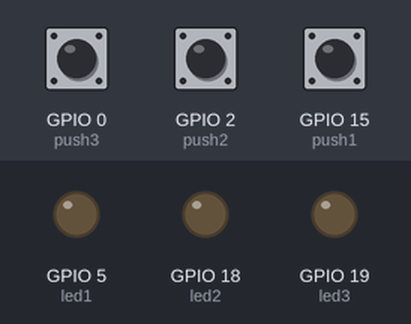
Bench run of a sketch on a simulated ESP8266 (NodeMCU). Parts: output pins drawn as LEDs (lit = HIGH). Dashed ring = blinking. The test bench sets the inputs (shaded band); at power-on: GPIO 0 (push3) HIGH, GPIO 2 (push2) HIGH, GPIO 15 (push1) HIGH. WiFi joins after 1.5 s; servers stay silent unless stated; uploads are accepted with an empty reply; what the sketch prints to the serial monitor is not drawn.

Above: at 4.7 s.
4.8 s: GPIO 0 (push3) pulled LOW for 3.2 s
At 4.9 s:
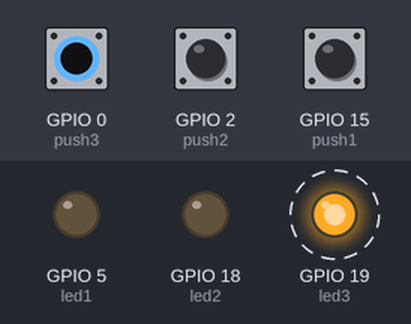
9.5 s: GPIO 2 (push2) pulled LOW for 0.15 s
At 9.6 s:
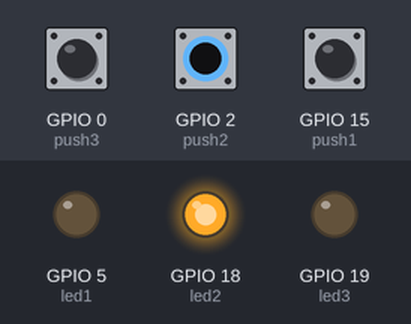
11.2 s: GPIO 15 (push1) pulled LOW for 0.15 s
At 11.3 s:
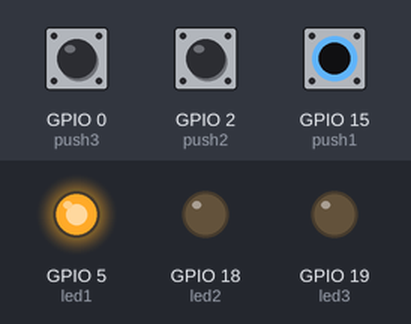
12.9 s: GPIO 15 (push1) pulled LOW for 3.2 s
At 15.9 s:
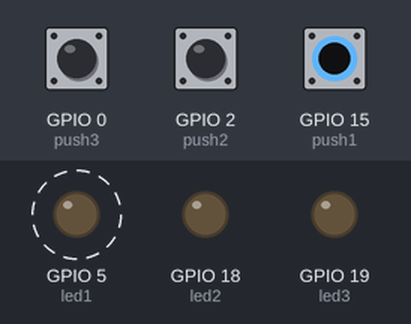
17.6 s: GPIO 2 (push2) pulled LOW for 3.2 s
At 20.6 s:
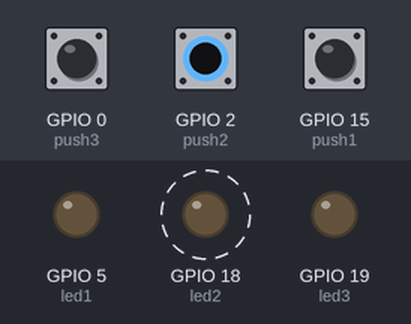
Timing chart, 0 to 22.1 s (numbered marks = the images above; inputs shaded):
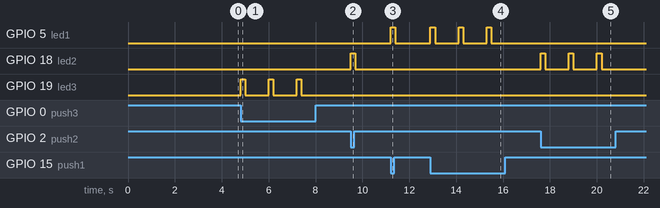

Measured:
- after the input at 4.8 s, GPIO 19 (led3): alternates HIGH for 0.20 s and LOW for 1.0 s, 6 changes in all, then stays LOW, starting at once
- after the input at 9.5 s, GPIO 18 (led2): LOW → HIGH at once, → LOW 0.20 s later
- after the input at 11.2 s, GPIO 5 (led1): LOW → HIGH at once, → LOW 0.20 s later
- after the input at 12.9 s, GPIO 5 (led1): alternates HIGH for 0.20 s and LOW for 1.0 s, 6 changes in all, then stays LOW, starting at once
- after the input at 17.6 s, GPIO 18 (led2): alternates HIGH for 0.20 s and LOW for 1.0 s, 6 changes in all, then stays LOW, starting at once

The sketch:

orakomkuiz.ino
```cpp
#ifdef ESP32
  #include <WiFi.h>
  #include <HTTPClient.h>
#else
  #include <ESP8266WiFi.h>
  #include <ESP8266HTTPClient.h>
  #include <WiFiClient.h>
#endif
#define push1 15
#define push2 2
#define push3 0
#define led1  5
#define led2  18
#define led3  19

const char *ssid = "HEHE";  //Nama Wifi
const char *password = "11223344"; // pass wifi

bool presed = 0;

int data1;
int data2;
int data3;


void setup() {
    // Setup esp32s
    delay(1000);
    Serial.begin(115200);
    WiFi.mode(WIFI_OFF);
    delay(1000);
    WiFi.mode(WIFI_STA);

    WiFi.begin(ssid, password);
    Serial.println("");

    Serial.print("Connecting");
    // Wait for connection
    while (WiFi.status() != WL_CONNECTED) {
      delay(500);
      Serial.print(".");
    }

    Serial.println("");
    Serial.print("Connected to ");
    Serial.println(ssid);
    Serial.print("IP address: ");
    Serial.println(WiFi.localIP());  //IP address assigned to your ESP

    pinMode(push1, INPUT_PULLUP);
    pinMode(push2, INPUT_PULLUP);
    pinMode(push3, INPUT_PULLUP);
    pinMode(led1, OUTPUT);
    pinMode(led2, OUTPUT);
    pinMode(led3, OUTPUT);

}

void loop() {
  bool state1 = digitalRead(push1);
  bool state2 = digitalRead(push2);
  bool state3 = digitalRead(push3);

  // code pushbutton & led Start
  while(state1 == presed){
    Serial.println(data1 += 1);
    digitalWrite(led1, HIGH);
    kirim();
    digitalWrite(led1, LOW);
    delay(1000);
    break;
  }

  while(state2 == presed){
    Serial.println(data2 += 1);
    digitalWrite(led2, HIGH);
    kirim();
    digitalWrite(led2, LOW);
    delay(1000);
    break;
  }

  while(state3 == presed){
    Serial.println(data3 += 1);
    digitalWrite(led3, HIGH);
    kirim();
    digitalWrite(led3, LOW);
    delay(1000);
    break;
  }

  //  Code pushbutton & led End
}


void kirim() {

  String postData = (String)"data1=" + data1 + "&data2=" + data2
                    + "&data3=" + data3;


  HTTPClient http;
  http.begin("http://192.168.43.222/orakom/api.php");
  http.addHeader("Content-Type", "application/x-www-form-urlencoded");

  auto httpCode = http.POST(postData);
  String payload = http.getString();

  Serial.println(postData);
  Serial.println(payload);

  http.end();
}
```
